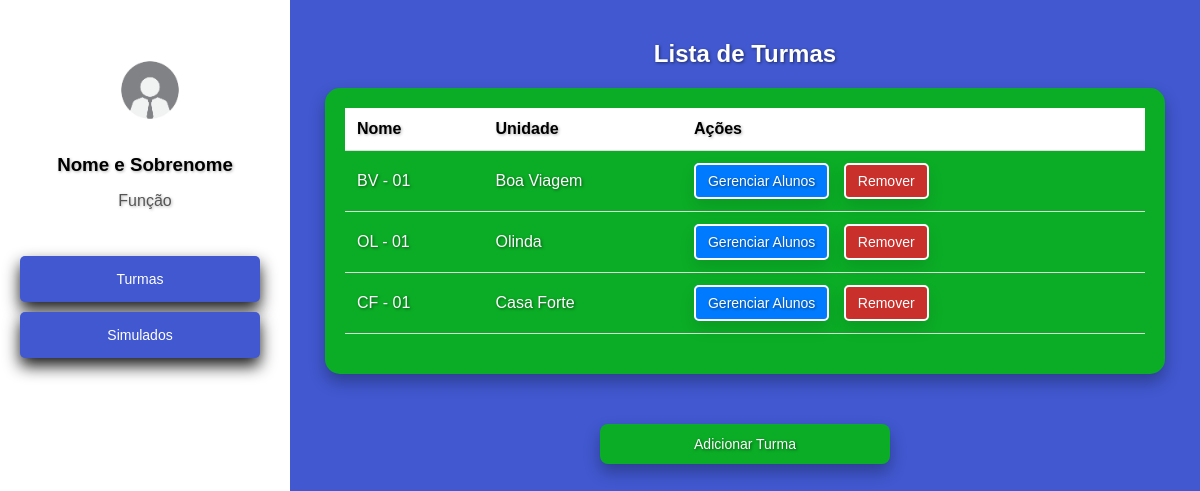
/cadastros/turmas/ (signed in), run on the app's committed database.
### cadastros/models.py (models this page shows, shortened)
class Turma(models.Model):
    nome = models.CharField(max_length=100)
    unidade = models.ForeignKey(Unidade, on_delete=models.CASCADE, related_name='turmas')

class Unidade(models.Model):
    nome = models.CharField(max_length=100, unique=True)
    def __str__(self):
        return self.nome

### cadastros/views.py (the view, shortened to what this page needs)
# urls.py: path('turmas/', TurmaView.as_view(), name='turmas'),
class TurmaView(LoginRequiredMixin, View):
    login_url = '/login/'
    template_name_list = 'turmas.html'
    template_name_add = 'adicionar_turma.html'
    def get(self, request, turma_id=None):
        if request.path.endswith('adicionar/'):
            unidades = Unidade.objects.all()
            return render(request, self.template_name_add, {'unidades': unidades})
        else:
            turmas = TurmaMediator.listar_turmas()
            return render(request, self.template_name_list, {'turmas': turmas})

### cadastros/mediators.py (called while the page is built)
    @staticmethod
    def listar_turmas():
        return Turma.objects.all()

### cadastros/templates/turmas.html (shortened to what this page needs)
<!DOCTYPE html>
<html lang="pt-br">
<head>
</head>
<body>
    <div class="sidebar">
        <div class="profile">
            <img src="/static/imgfunc.jpg" alt="funcionario" width="100" height="100" style="margin-top: 20px; margin-left: 10px;">
            <h3>Nome e Sobrenome</h3>
            <p>Função</p>
        </div>
        <nav>
            <a href="#" id="menu-botoes">Turmas</a>
            <a href="{% url 'simulados' %}" class="btn btn-primary">Simulados</a>
        </nav>
    </div>
    <div class="container">
        <h2>Lista de Turmas</h2>
        <div class="table-container">
            <table>
                <thead>
                    <tr>
                        <th>Nome</th>
                        <th>Unidade</th>
                        <th>Ações</th>
                    </tr>
                </thead>
                <tbody>
                    {% for turma in turmas %}
                    <tr id="turma-{{ turma.id }}">
                        <td>{{ turma.nome }}</td>
                        <td>{{ turma.unidade }}</td>
                        <td>
                            <a href="{% url 'alunos' turma_id=turma.id %}" class="gerenciar-alunos gerenciamento-botao">Gerenciar Alunos</a>
                            <button class="remover-turma gerenciamento-botao2" data-id="{{ turma.id }}">Remover</button>
                        </td>
                    </tr>
                    {% endfor %}
                </tbody>
            </table>
        </div>
        <a href="{% url 'adicionar_turma' %}" class="add-turma" style="text-shadow: 0.0625rem 0.0625rem 0.1875rem rgba(0, 0, 0, 0.5);">Adicionar Turma</a>
    </div>
</body>
</html>

### cadastros/templates/turmas.html (style rules this page uses)
body { font-family: Arial, sans-serif; background-color: rgb(65, 88, 208); color: #333; margin: 0; padding: 0; display: flex; height: 100vh; }
.sidebar { width: 250px; background-color: white; padding: 20px; color: black; display: flex; flex-direction: column; justify-content: flex-start; }
.sidebar .profile { text-align: center; margin-bottom: 30px; }
.sidebar .profile h3 { margin: 10px 0 5px; color: black; text-shadow: 0.0625rem 0.0625rem 0.1875rem rgba(0, 0, 0, 0.3); }
.sidebar .profile p { color: #555; text-shadow: 0.0625rem 0.0625rem 0.1875rem rgba(0, 0, 0, 0.3); }
.sidebar nav { display: flex; flex-direction: column; }
.sidebar nav a { text-decoration: none; color: white; padding: 15px; border-radius: 5px; background-color: rgb(65, 88, 208); margin-bottom: 10px; text-align: center; box-shadow: 0 0.5rem 1rem rgba(0, 0, 0, 0.9); text-decoration: none; font-size: 14px; cursor: pointer; border: none; transition: background-color 0.3s ease; }
.container { flex: 1; padding: 20px; background-color: rgb(65, 88, 208); color: white; }
h2 { text-align: center; color: #fff; margin-top: 20px; text-shadow: 0.0625rem 0.0625rem 0.1875rem rgba(0, 0, 0, 0.5); }
.table-container { margin: 0 auto; padding: 20px; max-width: 800px; background-color: rgb(11, 173, 38); border-radius: 15px; color: rgb(255, 255, 255); box-shadow: 0 0.5rem 1rem rgba(0, 0, 0, 0.3); text-shadow: 0.0625rem 0.0625rem 0.1875rem rgba(0, 0, 0, 0.5); }
table { width: 100%; border-collapse: collapse; margin-bottom: 20px; }
th, td { text-align: left; padding: 12px; border-bottom: 1px solid #ddd; }
th { background-color: #ffffff; color: black; font-weight: bold; text-shadow: 0.0625rem 0.0625rem 0.1875rem rgba(0, 0, 0, 0.3); }
tr:nth-child(even) { background-color: rgb(11, 173, 38); }
a, button { background-color: #007BFF; color: white; text-decoration: none; padding: 8px 12px; border-radius: 5px; font-size: 14px; cursor: pointer; border: none; }
a { margin-right: 10px; }
.remover-turma { background-color: #D9534F; }
.add-turma { display: block; text-align: center; background-color: rgb(11, 173, 38); color: white; padding: 12px 20px; border-radius: 8px; text-decoration: none; width: 250px; margin: 50px auto; box-shadow: 0 0.5rem 1rem rgba(0, 0, 0, 0.3); text-shadow: 0.0625rem 0.0625rem 0.1875rem rgba(0, 0, 0, 0.5); transition: background-color 0.5s ease; }
.gerenciamento-botao { box-shadow: 0 0.5rem 1rem rgba(0, 0, 0, 0.1); border: 2px solid white; padding: 8px 12px; border-radius: 5px; color: white; background-color: #007bff; transition: background-color 0.3s ease; }
.gerenciamento-botao2 { box-shadow: 0 0.5rem 1rem rgba(0, 0, 0, 0.1); border: 2px solid white; padding: 8px 12px; border-radius: 5px; color: white; background-color: #C9302C; transition: background-color 0.5s ease; }

### data on the page
Turma: nome "BV - 01", unidade "Boa Viagem"
Turma: nome "OL - 01", unidade "Olinda"
Turma: nome "CF - 01", unidade "Casa Forte"
